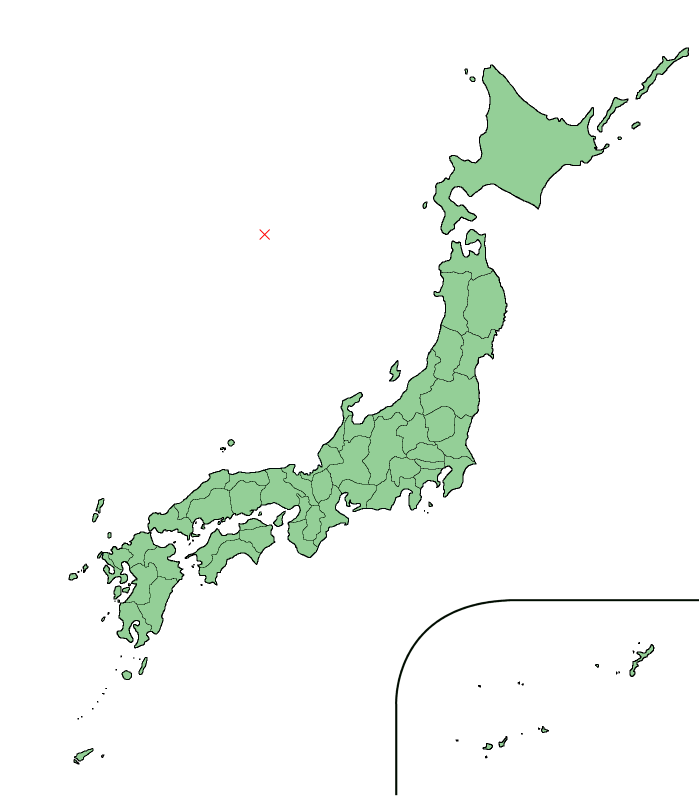
#> input picture temp/earthquake.png, 1397 x 1593 px (shown at 1/2 size)
$ python gifs.py ../temp/earthquake.png ../temp/earthquake.png out.png
#> lines starting #> are read from the running program, lines starting #| are printed output that depends on the picture
from PIL import Image
import imageio
import sys
import numpy as np

new_width = 600

banner = Image.open(sys.argv[1])
#> banner is the input picture: PIL image 1397x1593 RGBA; mean R, G, B, A 12.3, 17.1, 12.5, 24.5
overlay = Image.open(sys.argv[2]).convert('RGBA')
frames = []
durations = []

print(banner, overlay)
#| <PIL.PngImagePlugin.PngImageFile image mode=RGBA size=1397x1593 at 0x7F22BEB50C90> <PIL.Image.Image image mode=RGBA size=1397x1593 at 0x7F22AA96BE10>

# single-frame image case
if not hasattr(banner, 'n_frames'):
    print('banner has no n_frames attr')
    imageio.imwrite(sys.argv[3], np.array(banner.copy()))
    exit()

# multi-frame (gif) image case
for frame in range(banner.n_frames):
    banner.seek(frame)
    banner_frame = banner.copy().convert('RGBA')

    duration = banner.info.get('duration', 100)
    durations.append(duration)

    w, h = banner_frame.size
    new_height = int(h * (new_width / w))
    banner_resized = banner_frame.resize((new_width, new_height), Image.LANCZOS)

    canvas_height = overlay.height
    canvas = Image.new('RGBA', (new_width, canvas_height), (0, 0, 0, 0))

    y_offset = (canvas_height - new_height) // 2
    canvas.paste(banner_resized, (0, y_offset), banner_resized)

    canvas.paste(overlay, (0, 0), overlay)
    frames.append(np.array(canvas))  # convert each frame to numpy array
#> this loop made 1 pass
#> duration on pass 1: 100
#> pass 1, `banner_resized = banner_frame.resize((new_width, new_height), Image.LA..`:
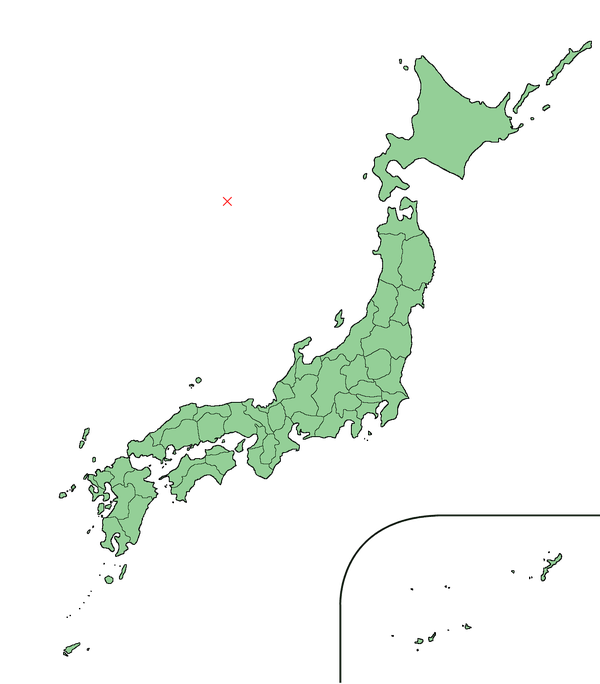
#> banner_resized: PIL image 600x684 RGBA; mean R, G, B, A 12.9, 17.8, 13.1, 24.6; transparent parts drawn white
#> after the loop:
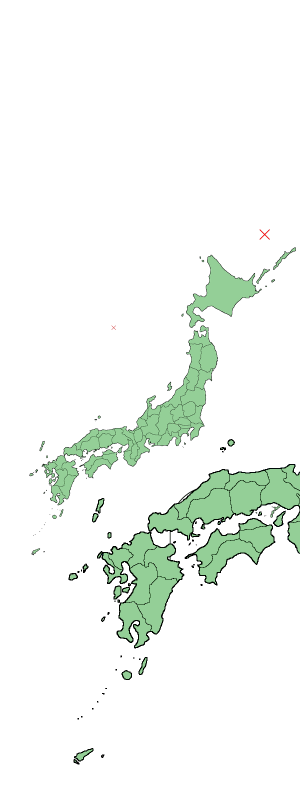
#> canvas: PIL image 600x1593 RGBA (shown at 1/2 size); mean R, G, B, A 12.8, 17.9, 13, 25.8; transparent parts drawn white
#> after the loop, durations = [100]; frames = 1 item

# imageio.mimsave(
#     sys.argv[3],
#     frames,
#     duration=[d / 1000 for d in durations]
#     loop=0
# )

pil_frames = [Image.fromarray(frame) for frame in frames]
#> pil_frames = 1 item

pil_frames[0].save(
    sys.argv[3],
    save_all=True,
    append_images=pil_frames[1:],
    duration=durations,
    loop=0,
    disposal=2
)
